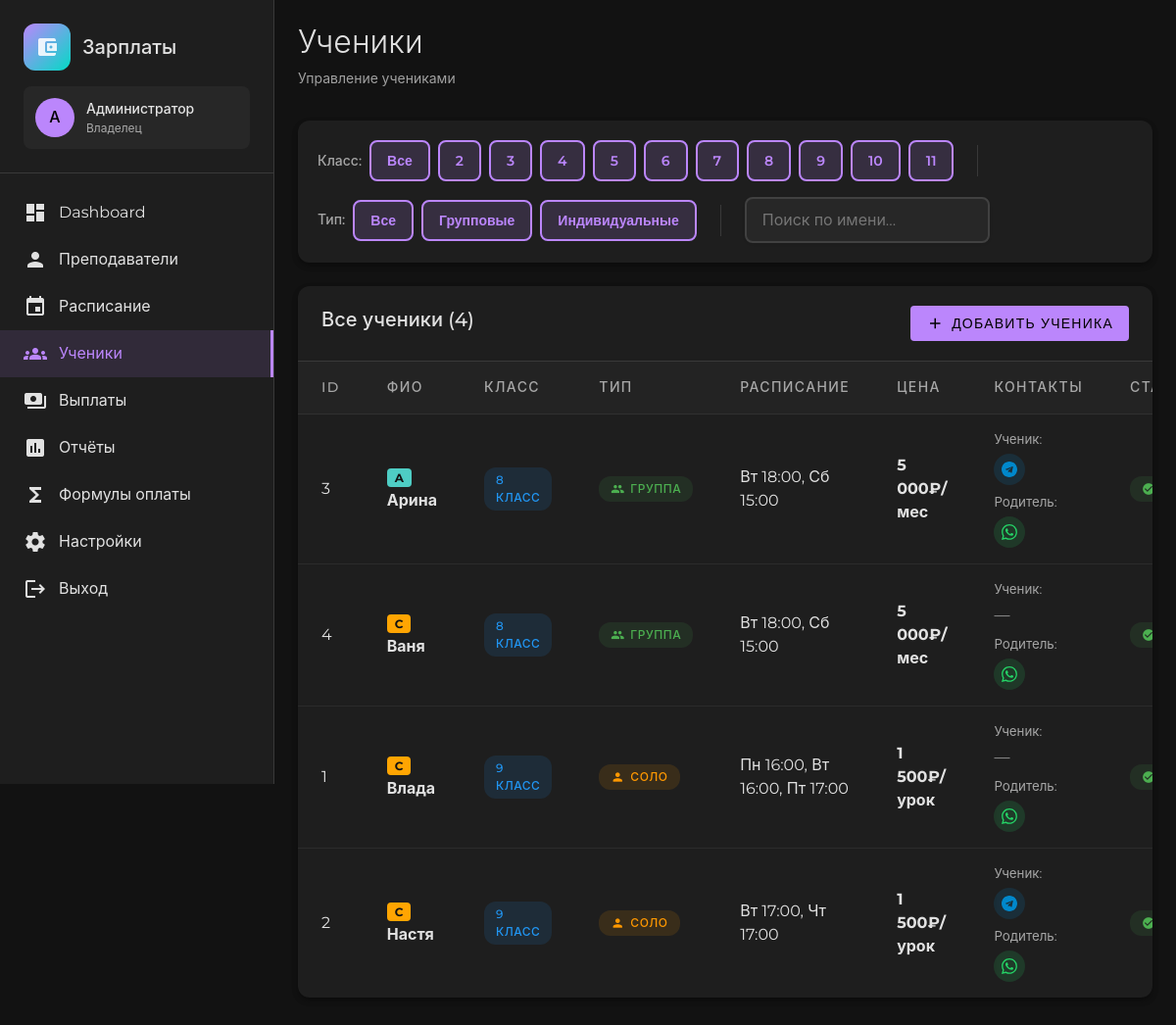
The app's page /zarplata/students.php (signed in) with its own data.
### tables this page shows
CREATE TABLE `users` (
  `id` int(11) NOT NULL AUTO_INCREMENT,
  `username` varchar(50) NOT NULL,
  `password_hash` varchar(255) NOT NULL,
  `name` varchar(100) NOT NULL,
  `email` varchar(100) DEFAULT NULL,
  `role` enum('admin','owner') DEFAULT 'admin',
  `active` tinyint(1) DEFAULT '1',
  `created_at` datetime DEFAULT CURRENT_TIMESTAMP,
  `updated_at` datetime DEFAULT CURRENT_TIMESTAMP ON UPDATE CURRENT_TIMESTAMP,
  PRIMARY KEY (`id`),
  UNIQUE KEY `username` (`username`),
  KEY `idx_username` (`username`),
  KEY `idx_active` (`active`)
);

CREATE TABLE `students` (
  `id` int(11) NOT NULL AUTO_INCREMENT,
  `teacher_id` int(11) NOT NULL,
  `name` varchar(100) NOT NULL,
  `student_telegram` varchar(100) DEFAULT NULL,
  `student_whatsapp` varchar(20) DEFAULT NULL,
  `parent_name` varchar(100) DEFAULT NULL,
  `parent_telegram` varchar(100) DEFAULT NULL,
  `parent_whatsapp` varchar(20) DEFAULT NULL,
  `class` int(11) DEFAULT NULL,
  `tier` enum('S','A','B','C','D') DEFAULT 'C',
  `lesson_type` enum('group','individual') DEFAULT 'group',
  `payment_type_group` enum('per_lesson','monthly') DEFAULT 'monthly',
  `payment_type_individual` enum('per_lesson','monthly') DEFAULT 'per_lesson',
  `price_group` int(11) DEFAULT '5000',
  `price_individual` int(11) DEFAULT '1500',
  `schedule` json DEFAULT NULL,
  `notes` text,
  `active` tinyint(1) DEFAULT '1',
  `created_at` datetime DEFAULT CURRENT_TIMESTAMP,
  `updated_at` datetime DEFAULT CURRENT_TIMESTAMP ON UPDATE CURRENT_TIMESTAMP,
  PRIMARY KEY (`id`),
  KEY `idx_active` (`active`),
  KEY `idx_lesson_type` (`lesson_type`),
  KEY `idx_class` (`class`),
  KEY `idx_payment_type_group` (`payment_type_group`),
  KEY `idx_payment_type_individual` (`payment_type_individual`),
  KEY `idx_teacher_id` (`teacher_id`),
  KEY `idx_tier` (`tier`),
  CONSTRAINT `fk_students_teacher` FOREIGN KEY (`teacher_id`) REFERENCES `teachers` (`id`) ON DELETE CASCADE
);

### zarplata/students.php (the view, shortened to what the rows shown need)
<?php
require_once __DIR__ . '/config/db.php';
require_once __DIR__ . '/config/auth.php';
require_once __DIR__ . '/config/helpers.php';
$user = getCurrentUser();
$students = dbQuery(
    "SELECT s.*, t.name as teacher_name
     FROM students s
     LEFT JOIN teachers t ON s.teacher_id = t.id
     ORDER BY s.active DESC, s.class ASC, s.name ASC",
    []
);
require_once __DIR__ . '/templates/header.php';
?>
<div class="table-container">
    <div class="table-header">
        <h2 class="table-title">Все ученики (<?= count($students) ?>)</h2>
    </div>
    <?php if (empty($students)): ?>
        <div class="empty-state">
            <div class="material-icons">person_off</div>
            <p>Нет учеников в системе</p>
            <p style="margin-top: 8px;">
                <button class="btn btn-primary" onclick="openStudentModal()">
                    Добавить первого ученика
                </button>
            </p>
        </div>
    <?php else: ?>
        <table id="students-table">
            <thead>
                <tr>
                    <th>ID</th>
                    <th>ФИО</th>
                    <th>Класс</th>
                    <th>Тип</th>
                    <th>Расписание</th>
                    <th>Цена</th>
                    <th>Контакты</th>
                    <th>Статус</th>
                </tr>
            </thead>
            <tbody>
                <?php foreach ($students as $student): ?>
                    <?php
                    $schedule = null;
                    if (isset($student['schedule']) && $student['schedule']) {
                        $schedule = json_decode($student['schedule'], true);
                    }
                    ?>
                    <tr data-student-id="<?= $student['id'] ?>"
                        data-class="<?= $student['class'] ?? 'none' ?>"
                        data-type="<?= $student['lesson_type'] ?? 'group' ?>"
                        data-name="<?= mb_strtolower($student['name']) ?>"
                        class="student-row">
                        <td><?= $student['id'] ?></td>
                        <td>
                            <?php
                            $tier = $student['tier'] ?? 'C';
                            $tierColors = [
                                'S' => '#FF6B6B',
                                'A' => '#4ECDC4',
                                'B' => '#95E1D3',
                                'C' => '#FFA502',
                                'D' => '#A29BFE'
                            ];
                            $tierColor = $tierColors[$tier] ?? '#FFA502';
                            ?>
                            <span class="tier-badge" style="background-color: <?= $tierColor ?>; color: #121212; font-weight: 700; padding: 2px 8px; border-radius: 4px; font-size: 12px; margin-right: 8px;">
                                <?= $tier ?>
                            </span>
                            <strong><?= e($student['name']) ?></strong>
                        </td>
                        <td>
                            <?php if ($student['class']): ?>
                                <span class="badge badge-info"><?= $student['class'] ?> класс</span>
                            <?php else: ?>
                                —
                            <?php endif; ?>
                        </td>
                        <td>
                            <?php
                            $lessonType = $student['lesson_type'] ?? 'group';
                            if ($lessonType === 'individual'):
                            ?>
                                <span class="badge badge-warning">
                                    <span class="material-icons" style="font-size: 14px;">person</span>
                                    Соло
                                </span>
                            <?php else: ?>
                                <span class="badge badge-success">
                                    <span class="material-icons" style="font-size: 14px;">group</span>
                                    Группа
                                </span>
                            <?php endif; ?>
                        </td>
                        <td>
                            <?php if ($schedule && !empty($schedule)): ?>
                                <?php
                                $days = ['', 'Пн', 'Вт', 'Ср', 'Чт', 'Пт', 'Сб', 'Вс'];
                                $scheduleItems = [];
                                foreach ($schedule as $day => $time) {
                                    $dayName = $days[$day] ?? '';
                                    $scheduleItems[] = "$dayName $time";
                                }
                                echo e(implode(', ', $scheduleItems));
                                ?>
                            <?php else: ?>
                                <span style="color: var(--text-medium-emphasis);">Не указано</span>
                            <?php endif; ?>
                        </td>
                        <td>
                            <?php
                            $lessonType = $student['lesson_type'] ?? 'group';
                            if ($lessonType === 'group') {
                                $price = $student['price_group'] ?? 5000;
                                $paymentType = $student['payment_type_group'] ?? 'monthly';
                            } else {
                                $price = $student['price_individual'] ?? 1500;
                                $paymentType = $student['payment_type_individual'] ?? 'per_lesson';
                            }
                            $paymentLabel = $paymentType === 'monthly' ? '/мес' : '/урок';
                            ?>
                            <strong><?= formatMoney($price) ?><?= $paymentLabel ?></strong>
                        </td>
                        <td>
                            <div style="margin-bottom: 8px;">
                                <small style="color: var(--text-medium-emphasis); display: block; margin-bottom: 4px;">Ученик:</small>
                                <?php if ($student['student_telegram']): ?>
                                    <a href="https://t.me/<?= e($student['student_telegram']) ?>" target="_blank" class="messenger-btn messenger-telegram" title="Telegram ученика">
                                    </a>
                                <?php endif; ?>
                                <?php if (!$student['student_telegram'] && !$student['student_whatsapp']): ?>
                                    <span style="color: var(--text-medium-emphasis);">—</span>
                                <?php endif; ?>
                            </div>
                            <div>
                                <small style="color: var(--text-medium-emphasis); display: block; margin-bottom: 4px;">Родитель:</small>
                                <?php if ($student['parent_whatsapp']): ?>
                                    <a href="https://wa.me/<?= e(preg_replace('/[^0-9]/', '', $student['parent_whatsapp'])) ?>" target="_blank" class="messenger-btn messenger-whatsapp" title="WhatsApp родителя">
                                    </a>
                                <?php endif; ?>
                            </div>
                        </td>
                        <td>
                            <?php if ($student['active']): ?>
                                <span class="badge badge-success">
                                    <span class="material-icons" style="font-size: 14px;">check_circle</span>
                                </span>
                            <?php endif; ?>
                        </td>
                    </tr>
                <?php endforeach; ?>
            </tbody>
        </table>
    <?php endif; ?>
</div>
<?php require_once __DIR__ . '/templates/footer.php'; ?>

### zarplata/templates/header.php (shortened to what the rows shown need)
<!DOCTYPE html>
<html lang="ru">
<head>
    <link rel="stylesheet" href="/zarplata/assets/css/material-dark.css">
</head>
<body>
    <div class="app-container">
        <aside class="sidebar">
            <div class="sidebar-header">
                <div class="sidebar-user">
                    <div class="sidebar-user-avatar">
                        <?= strtoupper(mb_substr($user['name'], 0, 1)) ?>
                    </div>
                    <div class="sidebar-user-info">
                        <div class="sidebar-user-name"><?= e($user['name']) ?></div>
                        <div class="sidebar-user-role"><?= $user['role'] === 'owner' ? 'Владелец' : 'Администратор' ?></div>
                    </div>
                </div>
            </div>
        </aside>
        <main class="main-content">
            <div class="page-header">
                <h1 class="page-title"><?= PAGE_TITLE ?></h1>
            </div>

### records on screen
users: name "А", name "Администратор"
students: id "3", tier "A", name "Арина", class "8", lesson_type "group" (drawn), scheduleItems "Вт 18:00, Сб 15:00", price_group "5 000₽", payment_type_group "/мес", active 1 (drawn)
students: id "4", tier "C", name "Ваня", class "8", lesson_type "group" (drawn), scheduleItems "Вт 18:00, Сб 15:00", price_group "5 000₽", payment_type_group "/мес", active 1 (drawn)
students: id "1", tier "C", name "Влада", class "9", lesson_type "individual" (drawn), scheduleItems "Пн 16:00, Вт 16:00, Пт 17:00", price_individual "1 500₽", payment_type_individual "/урок", active 1 (drawn)
students: id "2", tier "C", name "Настя", class "9", lesson_type "individual" (drawn), scheduleItems "Вт 17:00, Чт 17:00", price_individual "1 500₽", payment_type_individual "/урок", active 1 (drawn)

### other values on screen
PAGE_TITLE "Ученики"
PAGE_SUBTITLE "Управление учениками"
count($students) "4"
